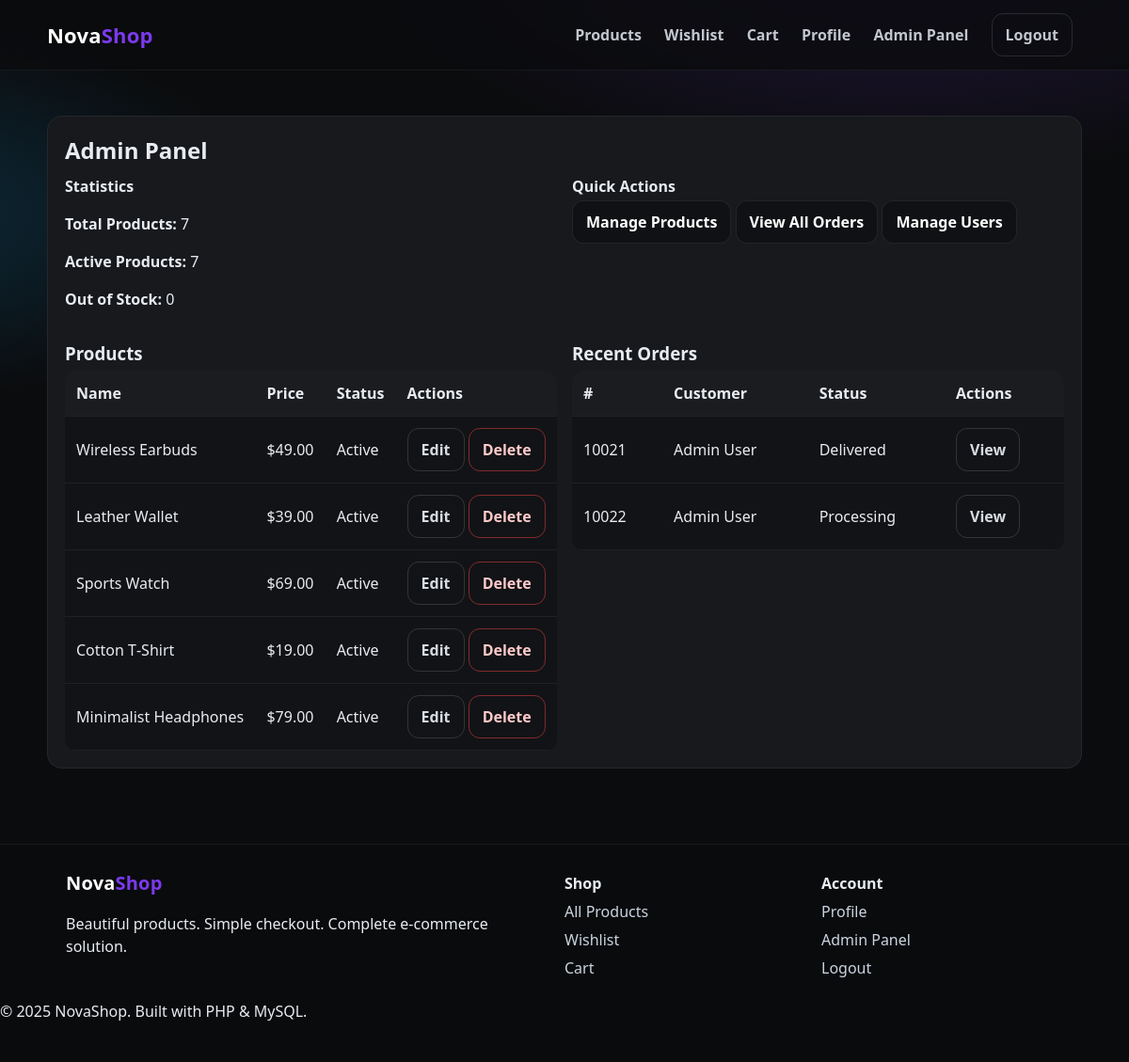
Screenshot of /src/controllers/admin.php (signed in) with the database file from the repository.
### tables this page shows
CREATE TABLE products (
    id INT AUTO_INCREMENT PRIMARY KEY,
    name VARCHAR(200) NOT NULL,
    description TEXT,
    price DECIMAL(10,2) NOT NULL,
    stock_quantity INT DEFAULT 0,
    category_id INT,
    image_url VARCHAR(255),
    status ENUM('active', 'inactive', 'out_of_stock') DEFAULT 'active',
    badge ENUM('new', 'hot', 'sale', '') DEFAULT '',
    created_at TIMESTAMP DEFAULT CURRENT_TIMESTAMP,
    updated_at TIMESTAMP DEFAULT CURRENT_TIMESTAMP ON UPDATE CURRENT_TIMESTAMP,
    FOREIGN KEY (category_id) REFERENCES categories(id) ON DELETE SET NULL
);

CREATE TABLE orders (
    id INT AUTO_INCREMENT PRIMARY KEY,
    user_id INT NOT NULL,
    order_number VARCHAR(20) UNIQUE NOT NULL,
    total_amount DECIMAL(10,2) NOT NULL,
    shipping_address TEXT,
    billing_address TEXT,
    payment_status ENUM('pending', 'paid', 'failed', 'refunded') DEFAULT 'pending',
    order_status ENUM('pending', 'processing', 'shipped', 'delivered', 'cancelled') DEFAULT 'pending',
    created_at TIMESTAMP DEFAULT CURRENT_TIMESTAMP,
    updated_at TIMESTAMP DEFAULT CURRENT_TIMESTAMP ON UPDATE CURRENT_TIMESTAMP,
    FOREIGN KEY (user_id) REFERENCES users(id) ON DELETE CASCADE
);

CREATE TABLE users (
    id INT AUTO_INCREMENT PRIMARY KEY,
    name VARCHAR(100) NOT NULL,
    email VARCHAR(100) UNIQUE NOT NULL,
    password VARCHAR(255) NOT NULL,
    role ENUM('user', 'admin') DEFAULT 'user',
    created_at TIMESTAMP DEFAULT CURRENT_TIMESTAMP,
    updated_at TIMESTAMP DEFAULT CURRENT_TIMESTAMP ON UPDATE CURRENT_TIMESTAMP
);

### config/database.php (called while the page is built, shortened)
<?php
require_once __DIR__ . '/system_config.php';
try {
    $conn = get_system_db_connection(DB_HOST, DB_USER, DB_PASS, DB_NAME);
    $conn->set_charset("utf8");
} catch (Exception $e) {
    system_error_log("Database connection error: " . $e->getMessage());
    die("Database connection error: " . $e->getMessage());
}
function execute_query($sql) {
    global $conn;
    $result = mysqli_query($conn, $sql);
    return $result;
}
function get_single_row($sql) {
    $result = execute_query($sql);
    return mysqli_fetch_assoc($result);
}
function get_multiple_rows($sql) {
    $result = execute_query($sql);
    $rows = [];
    while ($row = mysqli_fetch_assoc($result)) {
        $rows[] = $row;
    }
    return $rows;
}
?>

### src/controllers/admin.php (the view, shortened to what this page needs)
<?php
require_once __DIR__ . '/../../config/database.php';
$products_sql = "SELECT p.*, c.name as category_name
                 FROM products p
                 LEFT JOIN categories c ON p.category_id = c.id
                 ORDER BY p.created_at DESC";
$products = get_multiple_rows($products_sql);
$orders_sql = "SELECT o.*, u.name as customer_name
               FROM orders o
               JOIN users u ON o.user_id = u.id
               ORDER BY o.created_at DESC
               LIMIT 10";
$orders = get_multiple_rows($orders_sql);
$stats_sql = "SELECT
                COUNT(*) as total_products,
                COUNT(CASE WHEN status = 'active' THEN 1 END) as active_products,
                COUNT(CASE WHEN status = 'out_of_stock' THEN 1 END) as out_of_stock
              FROM products";
$stats = get_single_row($stats_sql);
include __DIR__ . '/../helpers/header.php';
?>
<section class="container section">
  <div class="admin card">
    <h2>Admin Panel</h2>
    <div class="grid two">
      <div class="tile">
        <h4>Statistics</h4>
        <p><strong>Total Products:</strong> <?php echo $stats['total_products']; ?></p>
        <p><strong>Active Products:</strong> <?php echo $stats['active_products']; ?></p>
        <p><strong>Out of Stock:</strong> <?php echo $stats['out_of_stock']; ?></p>
      </div>
      <div class="tile">
        <h4>Quick Actions</h4>
        <a href="admin_products.php" class="btn btn-dark">Manage Products</a>
        <a href="admin_orders.php" class="btn btn-dark">View All Orders</a>
        <a href="admin_users.php" class="btn btn-dark">Manage Users</a>
      </div>
    </div>
    <div class="grid two mt">
      <section>
        <h3>Products</h3>
        <table class="table">
          <thead>
            <tr>
              <th>Name</th>
              <th>Price</th>
              <th>Status</th>
              <th>Actions</th>
            </tr>
          </thead>
          <tbody>
            <?php foreach (array_slice($products, 0, 5) as $product): ?>
              <tr>
                <td><?php echo htmlspecialchars($product['name']); ?></td>
                <td>$<?php echo number_format($product['price'], 2); ?></td>
                <td><?php echo ucfirst($product['status']); ?></td>
                <td>
                  <a href="/admin/products?action=edit&id=<?php echo $product['id']; ?>" class="btn btn-ghost">Edit</a>
                  <a href="/admin?action=delete_product&id=<?php echo $product['id']; ?>" class="btn btn-ghost danger" onclick="return confirm('Are you sure?')">Delete</a>
                </td>
              </tr>
            <?php endforeach; ?>
          </tbody>
        </table>
      </section>
      <section>
        <h3>Recent Orders</h3>
        <table class="table">
          <thead>
            <tr>
              <th>#</th>
              <th>Customer</th>
              <th>Status</th>
              <th>Actions</th>
            </tr>
          </thead>
          <tbody>
            <?php foreach ($orders as $order): ?>
              <tr>
                <td><?php echo htmlspecialchars($order['order_number']); ?></td>
                <td><?php echo htmlspecialchars($order['customer_name']); ?></td>
                <td><?php echo ucfirst($order['order_status']); ?></td>
                <td>
                  <a href="/admin/orders?action=view&id=<?php echo $order['id']; ?>" class="btn btn-ghost">View</a>
                </td>
              </tr>
            <?php endforeach; ?>
          </tbody>
        </table>
      </section>
    </div>
  </div>
</section>
<?php include __DIR__ . '/../helpers/footer.php'; ?>

### public/css/style.css (style rules this page uses)
:root { --bg:#0b0c0e; --panel:#121316; --card:#17191d; --muted:#9aa2ad; --text:#e8ecf1; --brand:#7c3aed; --brand-2:#22c55e; --accent:#0ea5e9; --danger:#ef4444; --ring: 0 0 0 3px rgba(124,58,237,.25); --radius: 16px; }
* { box-sizing:border-box }
html,body { height:100% }
body { margin:0; font:16px/1.5 system-ui, -apple-system, Segoe UI, Roboto, Helvetica, Arial, "Apple Color Emoji","Segoe UI Emoji"; color:var(--text); background: radial-gradient(1200px 600px at 80% -10%, rgba(124,58,237,.25), transparent 50%), radial-gradient(800px 400px at -10% 20%, rgba(14,165,233,.2), transparent 50%), #0b0c0e; }
.container { max-width:1100px;margin:0 auto;padding:0 20px }
.section { padding:48px 0 }
.card { background:var(--card);border:1px solid rgba(255,255,255,.06);border-radius:var(--radius);padding:18px }
.grid.two { display:grid;grid-template-columns:1fr 1fr;gap:16px }
.mt { margin-top:12px }
.btn { display:inline-flex;align-items:center;justify-content:center; padding:10px 14px;border-radius:12px;text-decoration:none;font-weight:700; border:1px solid transparent; transition:.2s; }
.btn-dark { background:#0f1114;color:#fff;border-color:rgba(255,255,255,.08) }
.btn-ghost { background:transparent;color:#d7dce3;border-color:rgba(255,255,255,.14) }
.btn-ghost.danger { border-color:rgba(239,68,68,.5);color:#fecaca }
h1,h2,h3,h4 { margin:.2em 0 }
.table { width:100%;border-collapse:collapse;background:var(--panel);border-radius:12px;overflow:hidden }
.table th,.table td { padding:12px;border-bottom:1px solid rgba(255,255,255,.06);text-align:left }
.table thead th { background:rgba(255,255,255,.04) }
.admin h2 { margin-top:0 }

### rows the page displays
products: name "Wireless Earbuds", price "49.00", status "Active"
products: name "Leather Wallet", price "39.00", status "Active"
products: name "Sports Watch", price "69.00", status "Active"
products: name "Cotton T‑Shirt", price "19.00", status "Active"
products: name "Minimalist Headphones", price "79.00", status "Active"
orders: order_number "10021", user.name "Admin User", order_status "Delivered"
orders: order_number "10022", user.name "Admin User", order_status "Processing"

### other values shown
$stats['total_products'] "7"
$stats['active_products'] "7"
$stats['out_of_stock'] "0"
